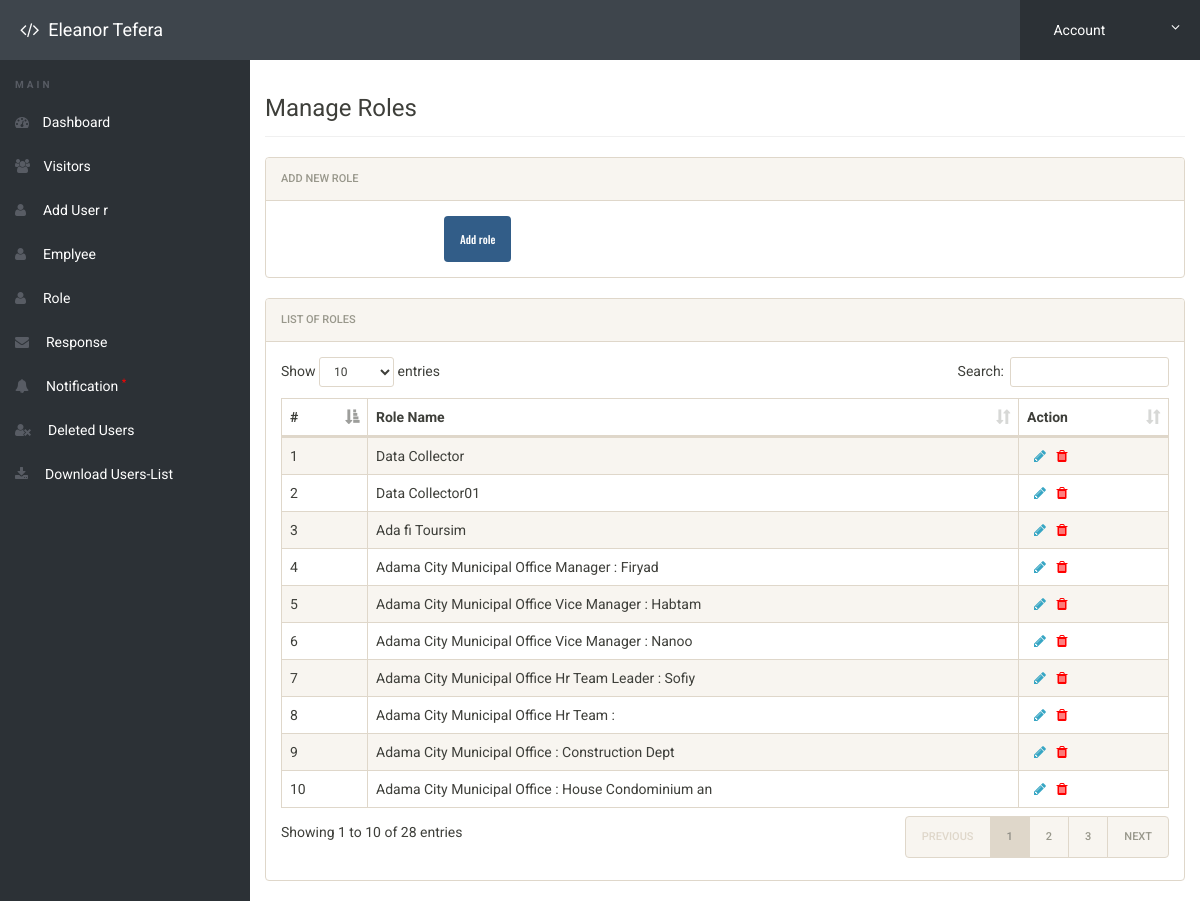
/admin/role01.php (signed in), run on the app's committed database.
### tables this page shows
CREATE TABLE `roles` (
  `role_id` int(11) NOT NULL,
  `role_name` varchar(50) NOT NULL
);

### admin/role01.php (the view, shortened to what this page needs)
<?php
include('includes/config.php');
if(strlen($_SESSION['alogin']) == 0) {
    header('location:index.php');
} else {
    $sql = "SELECT * FROM roles";
    $query = $dbh->prepare($sql);
    $query->execute();
    $roles = $query->fetchAll(PDO::FETCH_OBJ);
?>
<!doctype html>
<html lang="en" class="no-js">
<head>
    <link rel="stylesheet" href="css/font-awesome.min.css">
    <link rel="stylesheet" href="css/bootstrap.min.css">
    <link rel="stylesheet" href="css/dataTables.bootstrap.min.css">
    <link rel="stylesheet" href="css/style.css">
</head>
<body>
    <?php include('includes/header.php');?>
    <div class="ts-main-content">
        <?php include('includes/leftbar.php');?>
        <div class="content-wrapper">
            <div class="container-fluid">
                <div class="row">
                    <div class="col-md-12">
                        <h3 class="page-title">Manage Roles</h3>
                        <div class="panel panel-default">
                            <div class="panel-heading">Add New Role</div>
                            <div class="panel-body">
                                <div class="form-group">
                                        <div class="col-sm-8 col-sm-offset-2">
                                            <a href="role.php"><button class="btn btn-primary" name="add" type="submit">Add role</button></a>
                                        </div>
                                    </div>
                            </div>
                        </div>
                        <div class="panel panel-default">
                            <div class="panel-heading">List of Roles</div>
                            <div class="panel-body">
                                <table id="zctb" class="display table table-striped table-bordered table-hover" cellspacing="0" width="100%">
                                    <thead>
                                        <tr>
                                            <th>#</th>
                                            <th>Role Name</th>
                                            <th>Action</th>
                                        </tr>
                                    </thead>
                                    <tbody>
                                        <?php
                                         $cnt=1;
                                         if($roles) {
                                            foreach($roles as $role) { ?>
                                                <tr>
                                                    <td><?php echo htmlentities($cnt);?></td>
                                                    <td><?php echo htmlentities($role->role_name);?></td>
                                                    <td>
                                                    <a href="edit-role.php?edit=<?php echo $result->id;?>" onclick="return confirm('Do you want to Edit');">&nbsp; <i class="fa fa-pencil"></i></a>&nbsp;&nbsp;
<a href="role01.php?del=<?php echo $result->id;?>&name=<?php echo htmlentities($result->email);?>" onclick="return confirm('Do you want to Delete');"><i class="fa fa-trash" style="color:red"></i></a>&nbsp;&nbsp;
                                                    </td>
                                                </tr>
                                                <?php $cnt = $cnt + 1;
                                            }
                                        } ?>
                                    </tbody>
                                </table>
                            </div>
                        </div>
                    </div>
                </div>
            </div>
        </div>
    </div>
</body>
</html>
<?php } ?>

### admin/css/style.css (style rules this page uses)
html { font-size: 14px; }
@media only screen and (min-width: 480px) { html { font-size: 17px; } }
@media only screen and (min-width: 768px) { html { font-size: 14px; } }
body { font-size: 1em; }
a { color: #37a6c4; }
.btn { font-family: 'Oswald', sans-serif; }
.panel { overflow: hidden; }
.btn { text-transform: none; }
.page-title { padding-bottom: 15px; margin-bottom: 20px; border-bottom: 1px solid #f0f0f0; }
.ts-main-content .content-wrapper { padding-top: 15px; margin-top: 60px; }
@media only screen and (min-width: 992px) { .ts-main-content .content-wrapper { margin-left: 250px; } }

### data on the page
roles: role_name "Data Collector"
roles: role_name "Data Collector01"
roles: role_name "Ada fi Toursim"
roles: role_name "Adama City Municipal Office Manager : Firyad"
roles: role_name "Adama City Municipal Office Vice Manager : Habtam"
roles: role_name "Adama City Municipal Office Vice Manager : Nanoo"
roles: role_name "Adama City Municipal Office Hr Team Leader : Sofiy"
roles: role_name "Adama City Municipal Office Hr Team :"
roles: role_name "Adama City Municipal Office : Construction Dept"
roles: role_name "Adama City Municipal Office : House Condominium an"
